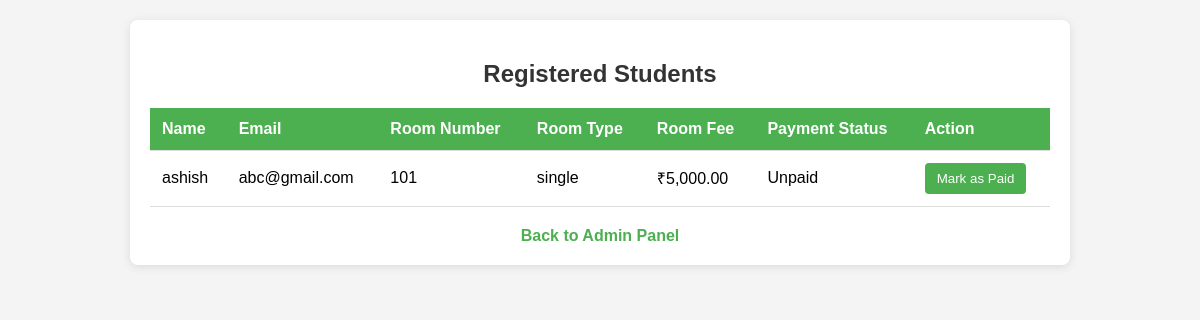
Page /admin/view_students.php (signed in) on the earlier database version.
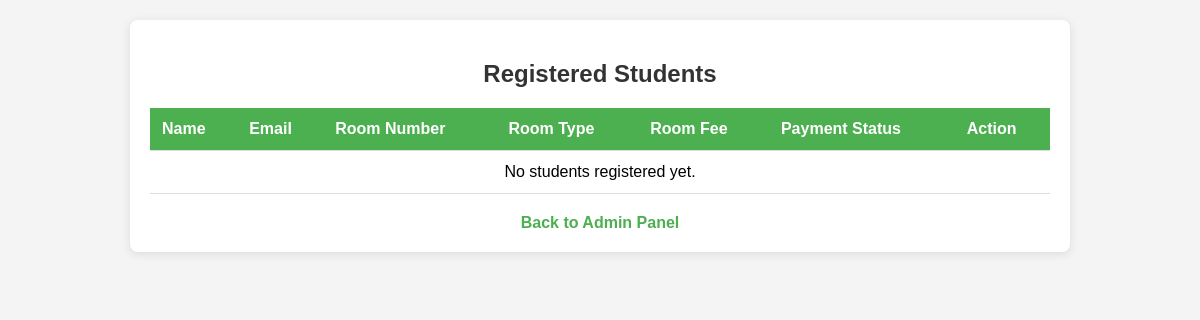
Same page on the later database version.
### tables this page shows
CREATE TABLE IF NOT EXISTS `students` (
  `id`             int(11)      NOT NULL AUTO_INCREMENT,
  `name`           varchar(100) NOT NULL,
  `email`          varchar(100) NOT NULL,
  `password`       varchar(255) NOT NULL,
  `room_number`    varchar(10)  DEFAULT NULL,
  `payment_status` enum('paid','unpaid') DEFAULT 'unpaid',
  `created_at`     timestamp    NOT NULL DEFAULT current_timestamp(),
  PRIMARY KEY (`id`),
  UNIQUE KEY `email` (`email`)
);

CREATE TABLE IF NOT EXISTS `rooms` (
  `id`          int(11)                          NOT NULL AUTO_INCREMENT,
  `room_number` varchar(10)                      NOT NULL,
  `type`        enum('single','double','dormitory') NOT NULL,
  `fee`         decimal(10,2)                    NOT NULL,
  `status`      enum('available','booked')       DEFAULT 'available',
  PRIMARY KEY (`id`),
  UNIQUE KEY `room_number` (`room_number`)
);

### admin/view_students.php (the view, shortened to what this page needs)
<?php
include '../includes/db.php';
$sql = "SELECT s.id, s.name, s.email, s.room_number,
               r.type AS room_type, r.fee,
               COALESCE(p.status, 'unpaid') AS payment_status
        FROM students s
        LEFT JOIN rooms r    ON s.room_number = r.room_number
        LEFT JOIN payments p ON s.id = p.student_id
        ORDER BY s.name ASC";
$students = $conn->query($sql);
?>
<!DOCTYPE html>
<html lang="en">
<head>
</head>
<body>
    <div class="container">
        <h2>Registered Students</h2>
        <table>
            <tr>
                <th>Name</th>
                <th>Email</th>
                <th>Room Number</th>
                <th>Room Type</th>
                <th>Room Fee</th>
                <th>Payment Status</th>
                <th>Action</th>
            </tr>
            <?php if ($students->num_rows > 0): ?>
                <?php while ($student = $students->fetch_assoc()): ?>
                <tr>
                    <td><?php echo htmlspecialchars($student['name']); ?></td>
                    <td><?php echo htmlspecialchars($student['email']); ?></td>
                    <td><?php echo htmlspecialchars($student['room_number'] ?? 'Not assigned'); ?></td>
                    <td><?php echo htmlspecialchars($student['room_type'] ?? 'N/A'); ?></td>
                    <td><?php echo isset($student['fee']) ? '₹' . number_format($student['fee'], 2) : 'N/A'; ?></td>
                    <td><?php echo htmlspecialchars(ucfirst($student['payment_status'])); ?></td>
                    <td>
                        <?php if ($student['payment_status'] == 'unpaid'): ?>
                            <form method="POST" action="update_payment_status.php" style="display:inline;">
                                <button type="submit" class="btn-pay">Mark as Paid</button>
                            </form>
                        <?php else: ?>
                            <span style="color:#27ae60;font-weight:bold;">✓ Paid</span>
                        <?php endif; ?>
                    </td>
                </tr>
                <?php endwhile; ?>
            <?php else: ?>
                <tr><td colspan="7" style="text-align:center;">No students registered yet.</td></tr>
            <?php endif; ?>
        </table>
        <a href="ind.php">Back to Admin Panel</a>
    </div>
</body>
</html>

Differences in the rows shown:
removed students: name "ashish", email "abc@gmail.com", room_number "101", rooms.type "single", rooms.fee "5,000.00", payment_status "Unpaid"
Other differences:
text now shown: "No students registered yet."
